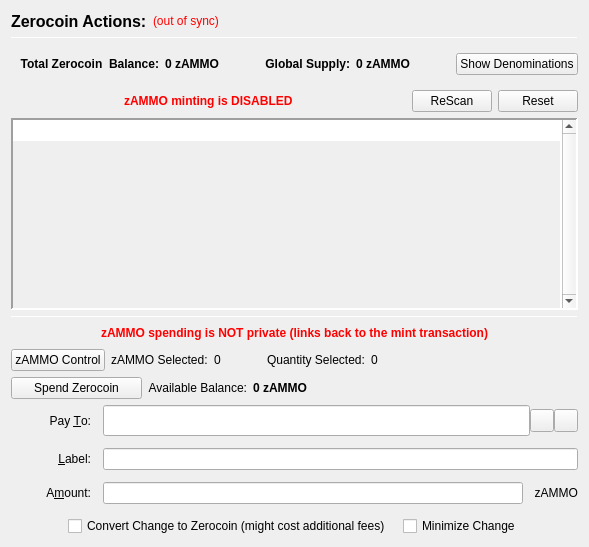
                  <widget class="QFrame" name="verticalFrameLeft">
                   <layout class="QVBoxLayout" name="verticalLayout_2">
                    <item>
                     <layout class="QVBoxLayout" name="verticalLayout_3">
                      <item>
                       <layout class="QHBoxLayout" name="horizontalLayout_3">
                        <item>
                         <widget class="QLabel" name="labelzAMMOActions">
                          <property name="font">
                           <font>
                            <pointsize>12</pointsize>
                            <weight>75</weight>
                            <bold>true</bold>
                           </font>
                          </property>
                          <property name="text">
                           <string>Zerocoin Actions:</string>
                          </property>
                          <property name="alignment">
                           <set>Qt::AlignLeading|Qt::AlignLeft|Qt::AlignVCenter</set>
                          </property>
                         </widget>
                        </item>
                        <item>
                         <widget class="QLabel" name="labelzAMMOSyncStatus">
                          <property name="toolTip">
                           <string>The displayed information may be out of date. Your wallet automatically synchronizes with the AMMOcoin network after a connection is established, but this process has not completed yet.</string>
                          </property>
                          <property name="styleSheet">
                           <string notr="true">QLabel { color: red; }</string>
                          </property>
                          <property name="text">
                           <string notr="true">(out of sync)</string>
                          </property>
                          <property name="alignment">
                           <set>Qt::AlignLeading|Qt::AlignLeft|Qt::AlignVCenter</set>
                          </property>
                         </widget>
                        </item>
                        <item>
                         <spacer name="horizontalSpacer">
                          <property name="orientation">
                           <enum>Qt::Horizontal</enum>
                          </property>
                          <property name="sizeHint" stdset="0">
                           <size>
                            <width>40</width>
                            <height>20</height>
                           </size>
                          </property>
                         </spacer>
                        </item>
                       </layout>
                      </item>
                      <item>
                       <widget class="Line" name="lineUpperLeft">
                        <property name="minimumSize">
                         <size>
                          <width>0</width>
                          <height>1</height>
                         </size>
                        </property>
                        <property name="maximumSize">
                         <size>
                          <width>16777215</width>
                          <height>1</height>
                         </size>
                        </property>
                        <property name="frameShadow">
                         <enum>QFrame::Sunken</enum>
                        </property>
                        <property name="orientation">
                         <enum>Qt::Horizontal</enum>
                        </property>
                       </widget>
                      </item>
                      <item>
                       <widget class="QFrame" name="balanceSupplyFrame">
                        <layout class="QHBoxLayout" name="horizontalLayout_2" stretch="0,0,0,1,0">
                         <property name="rightMargin">
                          <number>0</number>
                         </property>
                         <item>
                          <layout class="QHBoxLayout" name="horizontalLayout_34">
                           <item>
                            <widget class="QLabel" name="labelzAvailableText_3">
                             <property name="font">
                              <font>
                               <weight>75</weight>
                               <bold>true</bold>
                              </font>
                             </property>
                             <property name="toolTip">
                              <string>Total Balance including unconfirmed and immature zAMMO</string>
                             </property>
                             <property name="text">
                              <string>Total Zerocoin  Balance:</string>
                             </property>
                             <property name="alignment">
                              <set>Qt::AlignRight|Qt::AlignTrailing|Qt::AlignVCenter</set>
                             </property>
                            </widget>
                           </item>
                           <item>
                            <widget class="QLabel" name="labelzAvailableAmount_4">
                             <property name="minimumSize">
                              <size>
                               <width>40</width>
                               <height>0</height>
                              </size>
                             </property>
                             <property name="font">
                              <font>
                               <weight>75</weight>
                               <bold>true</bold>
                              </font>
                             </property>
                             <property name="toolTip">
                              <string>Total Balance including unconfirmed and immature zAMMO</string>
                             </property>
                             <property name="text">
                              <string>0 zAMMO</string>
                             </property>
                             <property name="alignment">
                              <set>Qt::AlignLeading|Qt::AlignLeft|Qt::AlignVCenter</set>
                             </property>
                            </widget>
                           </item>
                          </layout>
                         </item>
                         <item>
                          <spacer name="horizontalSpacer_32">
                           <property name="orientation">
                            <enum>Qt::Horizontal</enum>
                           </property>
                           <property name="sizeHint" stdset="0">
                            <size>
                             <width>40</width>
                             <height>20</height>
                            </size>
                           </property>
                          </spacer>
                         </item>
                         <item>
                          <layout class="QHBoxLayout" name="horizontalLayout_35">
                           <item>
                            <widget class="QLabel" name="labelZsupplyText_2">
                             <property name="font">
                              <font>
                               <weight>75</weight>
                               <bold>true</bold>
                              </font>
                             </property>
                             <property name="text">
                              <string>Global Supply:</string>
                             </property>
                             <property name="alignment">
                              <set>Qt::AlignRight|Qt::AlignTrailing|Qt::AlignVCenter</set>
                             </property>
                            </widget>
                           </item>
                           <item>
                            <widget class="QLabel" name="labelZsupplyAmount_2">
                             <property name="font">
                              <font>
                               <weight>75</weight>
                               <bold>true</bold>
                              </font>
                             </property>
                             <property name="text">
                              <string>0 zAMMO</string>
                             </property>
                            </widget>
                           </item>
                          </layout>
                         </item>
                         <item>
                          <spacer name="horizontalSpacer_31">
                           <property name="orientation">
                            <enum>Qt::Horizontal</enum>
                           </property>
                           <property name="sizeHint" stdset="0">
                            <size>
                             <width>40</width>
                             <height>20</height>
                            </size>
                           </property>
                          </spacer>
                         </item>
                         <item>
                          <widget class="QPushButton" name="pushButtonShowDenoms">
                           <property name="toolTip">
                            <string>Show zAMMO denominations list</string>
                           </property>
                           <property name="text">
                            <string>Show Denominations</string>
                           </property>
                          </widget>
                         </item>
                        </layout>
                       </widget>
                      </item>
                      <item>
                       <layout class="QHBoxLayout" name="horizontalLayout_4">
                        <item>
                         <spacer name="horizontalSpacer_2">
                          <property name="orientation">
                           <enum>Qt::Horizontal</enum>
                          </property>
                          <property name="sizeHint" stdset="0">
                           <size>
                            <width>40</width>
                            <height>20</height>
                           </size>
                          </property>
                         </spacer>
                        </item>
                        <item>
                         <widget class="QLabel" name="label">
                          <property name="styleSheet">
                           <string notr="true">color: red;
font-weight: bold;</string>
                          </property>
                          <property name="text">
                           <string>zAMMO minting is DISABLED</string>
                          </property>
                         </widget>
                        </item>
                        <item>
                         <spacer name="horizontalSpacer_3">
                          <property name="orientation">
                           <enum>Qt::Horizontal</enum>
                          </property>
                          <property name="sizeHint" stdset="0">
                           <size>
                            <width>40</width>
                            <height>20</height>
                           </size>
                          </property>
                         </spacer>
                        </item>
                        <item>
                         <widget class="QPushButton" name="pushButtonMintReset">
                          <property name="maximumSize">
                           <size>
                            <width>80</width>
                            <height>16777215</height>
                           </size>
                          </property>
                          <property name="toolTip">
                           <string>Rescan the complete blockchain for  Zerocoin mints and their meta-data.</string>
                          </property>
                          <property name="text">
                           <string>ReScan</string>
                          </property>
                         </widget>
                        </item>
                        <item>
                         <widget class="QPushButton" name="pushButtonSpentReset">
                          <property name="maximumSize">
                           <size>
                            <width>80</width>
                            <height>16777215</height>
                           </size>
                          </property>
                          <property name="toolTip">
                           <string>Reset Zerocoin Wallet DB. Deletes transactions that did not make it into the blockchain.</string>
                          </property>
                          <property name="text">
                           <string>Reset</string>
                          </property>
                         </widget>
                        </item>
                       </layout>
                      </item>
                      <item>
                       <widget class="QPlainTextEdit" name="TEMintStatus">
                        <property name="font">
                         <font>
                          <pointsize>8</pointsize>
                         </font>
                        </property>
                        <property name="toolTip">
                         <string>Status and/or Mesages from the last Mint Action.</string>
                        </property>
                        <property name="frameShape">
                         <enum>QFrame::Panel</enum>
                        </property>
                        <property name="frameShadow">
                         <enum>QFrame::Sunken</enum>
                        </property>
                        <property name="lineWidth">
                         <number>2</number>
                        </property>
                        <property name="midLineWidth">
                         <number>2</number>
                        </property>
                        <property name="verticalScrollBarPolicy">
                         <enum>Qt::ScrollBarAlwaysOn</enum>
                        </property>
                        <property name="horizontalScrollBarPolicy">
                         <enum>Qt::ScrollBarAlwaysOff</enum>
                        </property>
                        <property name="readOnly">
                         <bool>true</bool>
                        </property>
                        <property name="plainText">
                         <string notr="true"/>
                        </property>
                        <property name="backgroundVisible">
                         <bool>true</bool>
                        </property>
                       </widget>
                      </item>
                      <item>
                       <widget class="Line" name="line">
                        <property name="minimumSize">
                         <size>
                          <width>0</width>
                          <height>1</height>
                         </size>
                        </property>
                        <property name="maximumSize">
                         <size>
                          <width>16777215</width>
                          <height>1</height>
                         </size>
                        </property>
                        <property name="orientation">
                         <enum>Qt::Horizontal</enum>
                        </property>
                       </widget>
                      </item>
                      <item>
                       <layout class="QHBoxLayout" name="horizontalLayout_7">
                        <item>
                         <spacer name="horizontalSpacer_18">
                          <property name="orientation">
                           <enum>Qt::Horizontal</enum>
                          </property>
                          <property name="sizeHint" stdset="0">
                           <size>
                            <width>40</width>
                            <height>20</height>
                           </size>
                          </property>
                         </spacer>
                        </item>
                        <item>
                         <widget class="QLabel" name="label_2">
                          <property name="styleSheet">
                           <string notr="true">color: red;
font-weight: bold;</string>
                          </property>
                          <property name="text">
                           <string>zAMMO spending is NOT private (links back to the mint transaction)</string>
                          </property>
                         </widget>
                        </item>
                        <item>
                         <spacer name="horizontalSpacer_30">
                          <property name="orientation">
                           <enum>Qt::Horizontal</enum>
                          </property>
                          <property name="sizeHint" stdset="0">
                           <size>
                            <width>40</width>
                            <height>20</height>
                           </size>
                          </property>
                         </spacer>
                        </item>
                       </layout>
                      </item>
                      <item>
                       <layout class="QHBoxLayout" name="horizontalLayout_24">
                        <property name="leftMargin">
                         <number>0</number>
                        </property>
                        <property name="bottomMargin">
                         <number>0</number>
                        </property>
                        <item>
                         <widget class="QPushButton" name="pushButtonZPivControl">
                          <property name="text">
                           <string>zAMMO Control</string>
                          </property>
                         </widget>
                        </item>
                        <item>
                         <widget class="QLabel" name="labelzPivSelected">
                          <property name="text">
                           <string>zAMMO Selected:</string>
                          </property>
                         </widget>
                        </item>
                        <item>
                         <widget class="QLabel" name="labelzPivSelected_int">
                          <property name="text">
                           <string>0</string>
                          </property>
                         </widget>
                        </item>
                        <item>
                         <spacer name="horizontalSpacer_17">
                          <property name="orientation">
                           <enum>Qt::Horizontal</enum>
                          </property>
                          <property name="sizeType">
                           <enum>QSizePolicy::Fixed</enum>
                          </property>
                          <property name="sizeHint" stdset="0">
                           <size>
                            <width>40</width>
                            <height>20</height>
                           </size>
                          </property>
                         </spacer>
                        </item>
                        <item>
                         <widget class="QLabel" name="labelQuantitySelected">
                          <property name="text">
                           <string>Quantity Selected:</string>
                          </property>
                         </widget>
                        </item>
                        <item>
                         <widget class="QLabel" name="labelQuantitySelected_int">
                          <property name="text">
                           <string>0</string>
                          </property>
                         </widget>
                        </item>
                        <item>
                         <spacer name="horizontalSpacer_19">
                          <property name="orientation">
                           <enum>Qt::Horizontal</enum>
                          </property>
                          <property name="sizeHint" stdset="0">
                           <size>
                            <width>40</width>
                            <height>20</height>
                           </size>
                          </property>
                         </spacer>
                        </item>
                       </layout>
                      </item>
                      <item>
                       <layout class="QHBoxLayout" name="horizontalLayout_6">
                        <item>
                         <widget class="QPushButton" name="pushButtonSpendzAMMO">
                          <property name="minimumSize">
                           <size>
                            <width>131</width>
                            <height>0</height>
                           </size>
                          </property>
                          <property name="toolTip">
                           <string>Spend Zerocoin. Without 'Pay To:' address creates payments to yourself.</string>
                          </property>
                          <property name="text">
                           <string>Spend Zerocoin</string>
                          </property>
                         </widget>
                        </item>
                        <item>
                         <widget class="QLabel" name="labelzAMMOBalanceText">
                          <property name="toolTip">
                           <string>Available (mature and spendable) zAMMO for spending</string>
                          </property>
                          <property name="text">
                           <string>Available Balance:</string>
                          </property>
                          <property name="alignment">
                           <set>Qt::AlignRight|Qt::AlignTrailing|Qt::AlignVCenter</set>
                          </property>
                         </widget>
                        </item>
                        <item>
                         <widget class="QLabel" name="labelzAvailableAmount_2">
                          <property name="font">
                           <font>
                            <weight>75</weight>
                            <bold>true</bold>
                           </font>
                          </property>
                          <property name="toolTip">
                           <string>Available (mature and spendable) zAMMO for spending

zAMMO are mature when they have more than 20 confirmations AND more than 2 mints of the same denomination after them were minted</string>
                          </property>
                          <property name="text">
                           <string>0 zAMMO</string>
                          </property>
                          <property name="alignment">
                           <set>Qt::AlignLeading|Qt::AlignLeft|Qt::AlignVCenter</set>
                          </property>
                         </widget>
                        </item>
                        <item>
                         <spacer name="horizontalSpacer_4">
                          <property name="orientation">
                           <enum>Qt::Horizontal</enum>
                          </property>
                          <property name="sizeHint" stdset="0">
                           <size>
                            <width>40</width>
                            <height>20</height>
                           </size>
                          </property>
                         </spacer>
                        </item>
                       </layout>
                      </item>
                      <item>
                       <layout class="QGridLayout" name="gridLayout_7">
                        <property name="spacing">
                         <number>12</number>
                        </property>
                        <item row="0" column="0">
                         <widget class="QLabel" name="payToLabel">
                          <property name="minimumSize">
                           <size>
                            <width>80</width>
                            <height>0</height>
                           </size>
                          </property>
                          <property name="text">
                           <string>Pay &amp;To:</string>
                          </property>
                          <property name="alignment">
                           <set>Qt::AlignRight|Qt::AlignTrailing|Qt::AlignVCenter</set>
                          </property>
                          <property name="buddy">
                           <cstring>payTo</cstring>
                          </property>
                         </widget>
                        </item>
                        <item row="0" column="1">
                         <layout class="QHBoxLayout" name="payToLayout">
                          <property name="spacing">
                           <number>0</number>
                          </property>
                          <item>
                           <widget class="QValidatedLineEdit" name="payTo">
                            <property name="enabled">
                             <bool>true</bool>
                            </property>
                            <property name="minimumSize">
                             <size>
                              <width>0</width>
                              <height>31</height>
                             </size>
                            </property>
                            <property name="toolTip">
                             <string>The AMMOcoin address to send the payment to. Creates local payment to yourself when empty.</string>
                            </property>
                           </widget>
                          </item>
                          <item>
                           <widget class="QToolButton" name="addressBookButton">
                            <property name="toolTip">
                             <string>Choose previously used address</string>
                            </property>
                            <property name="text">
                             <string/>
                            </property>
                            <property name="icon">
                             <iconset resource="../ammocoin.qrc">
                              <normaloff>:/icons/address-book</normaloff>:/icons/address-book</iconset>
                            </property>
                            <property name="shortcut">
                             <string>Alt+A</string>
                            </property>
                           </widget>
                          </item>
                          <item>
                           <widget class="QToolButton" name="pasteButton">
                            <property name="toolTip">
                             <string>Paste address from clipboard</string>
                            </property>
                            <property name="text">
                             <string/>
                            </property>
                            <property name="icon">
                             <iconset resource="../ammocoin.qrc">
                              <normaloff>:/icons/editpaste</normaloff>:/icons/editpaste</iconset>
                            </property>
                            <property name="shortcut">
                             <string>Alt+P</string>
                            </property>
                           </widget>
                          </item>
                         </layout>
                        </item>
                        <item row="1" column="0">
                         <widget class="QLabel" name="labelLabel">
                          <property name="minimumSize">
                           <size>
                            <width>80</width>
                            <height>0</height>
                           </size>
                          </property>
                          <property name="text">
                           <string>&amp;Label:</string>
                          </property>
                          <property name="alignment">
                           <set>Qt::AlignRight|Qt::AlignTrailing|Qt::AlignVCenter</set>
                          </property>
                          <property name="buddy">
                           <cstring>addAsLabel</cstring>
                          </property>
                         </widget>
                        </item>
                        <item row="1" column="1">
                         <widget class="QLineEdit" name="addAsLabel">
                          <property name="toolTip">
                           <string>Enter a label for this address to add it to the list of used addresses</string>
                          </property>
                         </widget>
                        </item>
                        <item row="2" column="0">
                         <widget class="QLabel" name="amountLabel">
                          <property name="minimumSize">
                           <size>
                            <width>80</width>
                            <height>0</height>
                           </size>
                          </property>
                          <property name="text">
                           <string>A&amp;mount:</string>
                          </property>
                          <property name="alignment">
                           <set>Qt::AlignRight|Qt::AlignTrailing|Qt::AlignVCenter</set>
                          </property>
                          <property name="buddy">
                           <cstring>zAMMOpayAmount</cstring>
                          </property>
                         </widget>
                        </item>
                        <item row="2" column="1">
                         <layout class="QHBoxLayout" name="horizontalLayout_9">
                          <property name="spacing">
                           <number>0</number>
                          </property>
                          <item>
                           <widget class="QLineEdit" name="zAMMOpayAmount"/>
                          </item>
                          <item>
                           <widget class="QLabel" name="labelzAMMO">
                            <property name="minimumSize">
                             <size>
                              <width>55</width>
                              <height>0</height>
                             </size>
                            </property>
                            <property name="text">
                             <string>zAMMO</string>
                            </property>
                            <property name="alignment">
                             <set>Qt::AlignRight|Qt::AlignTrailing|Qt::AlignVCenter</set>
                            </property>
                           </widget>
                          </item>
                         </layout>
                        </item>
                        <item row="3" column="0" colspan="2">
                         <layout class="QHBoxLayout" name="horizontalLayout_10">
                          <item>
                           <spacer name="horizontalSpacer_5">
                            <property name="orientation">
                             <enum>Qt::Horizontal</enum>
                            </property>
                            <property name="sizeHint" stdset="0">
                             <size>
                              <width>40</width>
                              <height>20</height>
                             </size>
                            </property>
                           </spacer>
                          </item>
                          <item>
                           <widget class="QCheckBox" name="checkBoxMintChange">
                            <property name="sizePolicy">
                             <sizepolicy hsizetype="MinimumExpanding" vsizetype="Fixed">
                              <horstretch>0</horstretch>
                              <verstretch>0</verstretch>
                             </sizepolicy>
                            </property>
                            <property name="layoutDirection">
                             <enum>Qt::LeftToRight</enum>
                            </property>
                            <property name="text">
                             <string>Convert Change to Zerocoin (might cost additional fees)</string>
                            </property>
                           </widget>
                          </item>
                          <item>
                           <widget class="QCheckBox" name="checkBoxMinimizeChange">
                            <property name="toolTip">
                             <string>If checked, the wallet tries to minimize the returning change instead of minimizing the number of spent denominations.</string>
                            </property>
                            <property name="text">
                             <string>Minimize Change</string>
                            </property>
                           </widget>
                          </item>
                          <item>
                           <spacer name="horizontalSpacer_6">
                            <property name="orientation">
                             <enum>Qt::Horizontal</enum>
                            </property>
                            <property name="sizeHint" stdset="0">
                             <size>
                              <width>40</width>
                              <height>20</height>
                             </size>
                            </property>
                           </spacer>
                          </item>
                         </layout>
                        </item>
                       </layout>
                      </item>
                     </layout>
                    </item>
                   </layout>
                  </widget>
